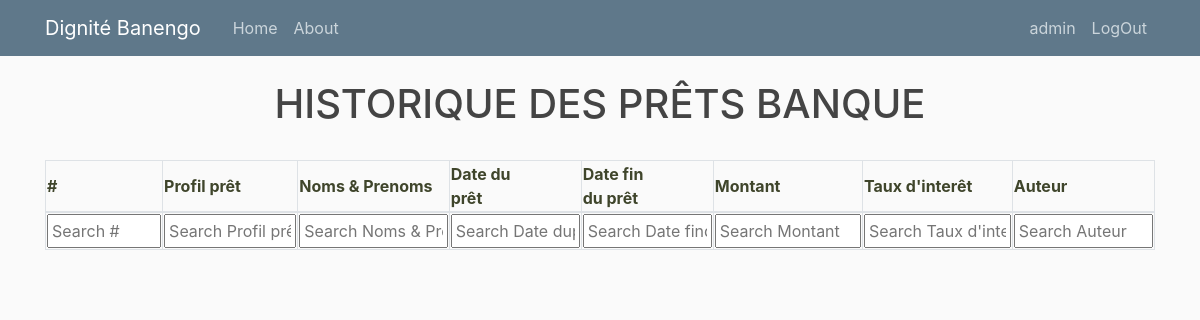
/bank/loanhistory/ (signed in), run on an earlier commit of the app's database.
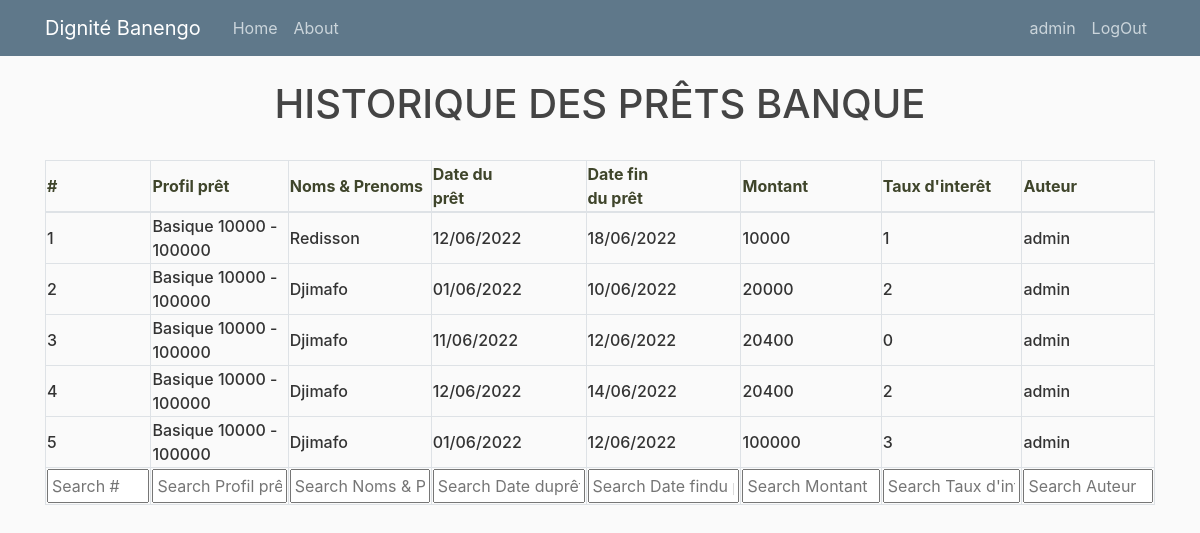
And on a later commit of the database.
### bank/models.py (models this page shows, shortened)
class PretBank(models.Model):
    date_pret =models.DateTimeField()
    membre = models.ForeignKey(Membre, on_delete=models.CASCADE)
    profil_pret_bank = models.ForeignKey(ProfilPretBank, on_delete=models.SET_NULL, blank=True, null=True)
    montant = models.PositiveIntegerField()
    garantie = models.CharField(max_length=50, blank=True, null=True)
    date_remboursement =models.DateTimeField()
    taux_interet = models.PositiveIntegerField()
    created = models.DateTimeField(auto_now_add=True)
    updated = models.DateTimeField(auto_now=True)
    versement_remboursement = models.PositiveIntegerField(default=0)
    freeze = models.BooleanField(default=False)
    author= models.ForeignKey(User, on_delete=models.SET_NULL, blank=True, null=True)

class ProfilPretBank(models.Model):
    profil_pret = models.CharField(max_length=100, unique=True)
    montant_min = models.PositiveIntegerField()
    montant_max = models.PositiveIntegerField()
    def __str__(self):
        return f'{self.profil_pret}  {self.montant_min} - {self.montant_max}'

### tontine/models.py (models this page shows, shortened)
class Membre(models.Model):
    user = models.OneToOneField(User, on_delete=models.CASCADE)
    nom = models.CharField(max_length=100, unique=True)
    matricule = models.CharField(max_length=8, unique=True)
    telephone = models.CharField(max_length=10, blank=True, null=True)
    qualite = models.CharField(max_length=100, blank=True, null=True)
    profession = models.CharField(max_length=100, blank=True, null=True)
    sexe = models.CharField(choices=SEXE_CHOICES, max_length=1)
    date_naissance = models.DateField(blank=True, null=True)
    date_adhesion = models.DateField()
    created = models.DateTimeField(auto_now_add=True)
    updated = models.DateTimeField(auto_now=True)
    cotisation = models.ForeignKey(MontantCotisation, on_delete=models.CASCADE)
    presence = models.ForeignKey(MontantPresence, on_delete=models.CASCADE)
    agape = models.ForeignKey(MontantAgape, on_delete=models.CASCADE)
    bank = models.ForeignKey(MontantBank, on_delete=models.SET_NULL, blank=True, null=True)
    bank_bool = models.BooleanField(default=False)
    cotisation_bool = models.BooleanField(default=False)
    presence_bool = models.BooleanField(default=True)
    total_impaye = models.IntegerField(default=0)
    total_seance = models.IntegerField(default=0)
    total_consigne = models.IntegerField(default=0)
    reserve = models.IntegerField(default=0)

### bank/views.py (the view)
# urls.py: path('loanhistory/', views.loanhistory, name='loanhistory'),
@login_required
def loanhistory(request):
    if request.user.is_staff:
        prets = PretBank.objects.all()
    else:
        try:
            m = request.user.membre
            prets = PretBank.objects.filter(membre=m)
        except Exception as e:
            prets = []
    context = {'prets': prets}
    return render(request, "bank/loanhistory.html", context)

### bank/templates/bank/loanhistory.html (shortened to what this page needs)
{% extends "tontine/base2.html" %}
{% load crispy_forms_tags %}
{% block content %}
<h1 style="text-align: center;">HISTORIQUE DES PRÊTS BANQUE</h1>
<br>
<table id="example" class="stripe row-border order-column table-bordered" style="width:100%">
    <thead>
        <tr>
            <th>#</th>
            <th>Profil prêt</th>
            <th>Noms & Prenoms</th>
            <th>Date du<br>prêt</th>
            <th>Date fin<br>du prêt</th>
            <th>Montant</th>
            <th>Taux d'interêt</th>
            <th>Auteur</th>
        </tr>
    </thead>
    <tbody>
        {% for data in prets %}
            <tr>
                <td>{{ forloop.counter }}</td>
                <td>{{data.profil_pret_bank}}</td>
                <td>{{data.membre.nom}}</td>
                <td>{{data.date_pret|date:"d/m/Y"}}</td>
                <td>{{data.date_remboursement|date:"d/m/Y"}}</td>
                <td>{{data.montant}}</td>
                <td>{{data.taux_interet}}</td>
                <td>{{data.author}}</td>
            </tr>
            {% endfor %}
    </tbody>
    <tfoot>
        <tr>
            <th>#</th>
            <th>Profil prêt</th>
            <th>Noms & Prenoms</th>
            <th>Date du<br>prêt</th>
            <th>Date fin<br>du prêt</th>
            <th>Montant</th>
            <th>Taux d'interêt</th>
            <th>Auteur</th>
        </tr>
    </tfoot>
</table>
{% endblock %}

What changed in the data, as far as the page shows it:
added PretBank: profil_pret_bank "Basique 10000 - 100000", membre.nom "Redisson", date_pret "12/06/2022", date_remboursement "18/06/2022", montant "10000", taux_interet "1", author "admin"
added PretBank: profil_pret_bank "Basique 10000 - 100000", membre.nom "Djimafo", date_pret "01/06/2022", date_remboursement "10/06/2022", montant "20000", taux_interet "2", author "admin"
added PretBank: profil_pret_bank "Basique 10000 - 100000", membre.nom "Djimafo", date_pret "11/06/2022", date_remboursement "12/06/2022", montant "20400", taux_interet "0", author "admin"
added PretBank: profil_pret_bank "Basique 10000 - 100000", membre.nom "Djimafo", date_pret "12/06/2022", date_remboursement "14/06/2022", montant "20400", taux_interet "2", author "admin"
added PretBank: profil_pret_bank "Basique 10000 - 100000", membre.nom "Djimafo", date_pret "01/06/2022", date_remboursement "12/06/2022", montant "100000", taux_interet "3", author "admin"
